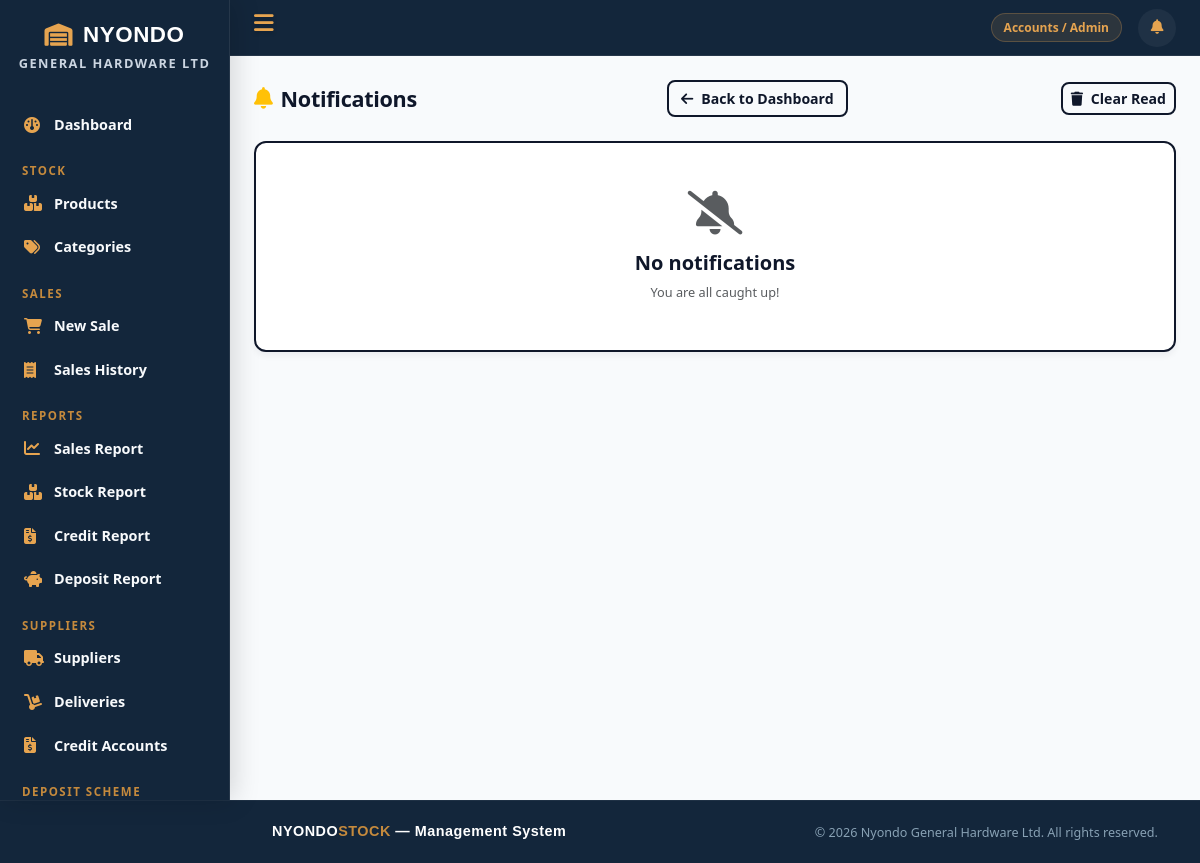
The app's page /notifications/ (signed in), older data.
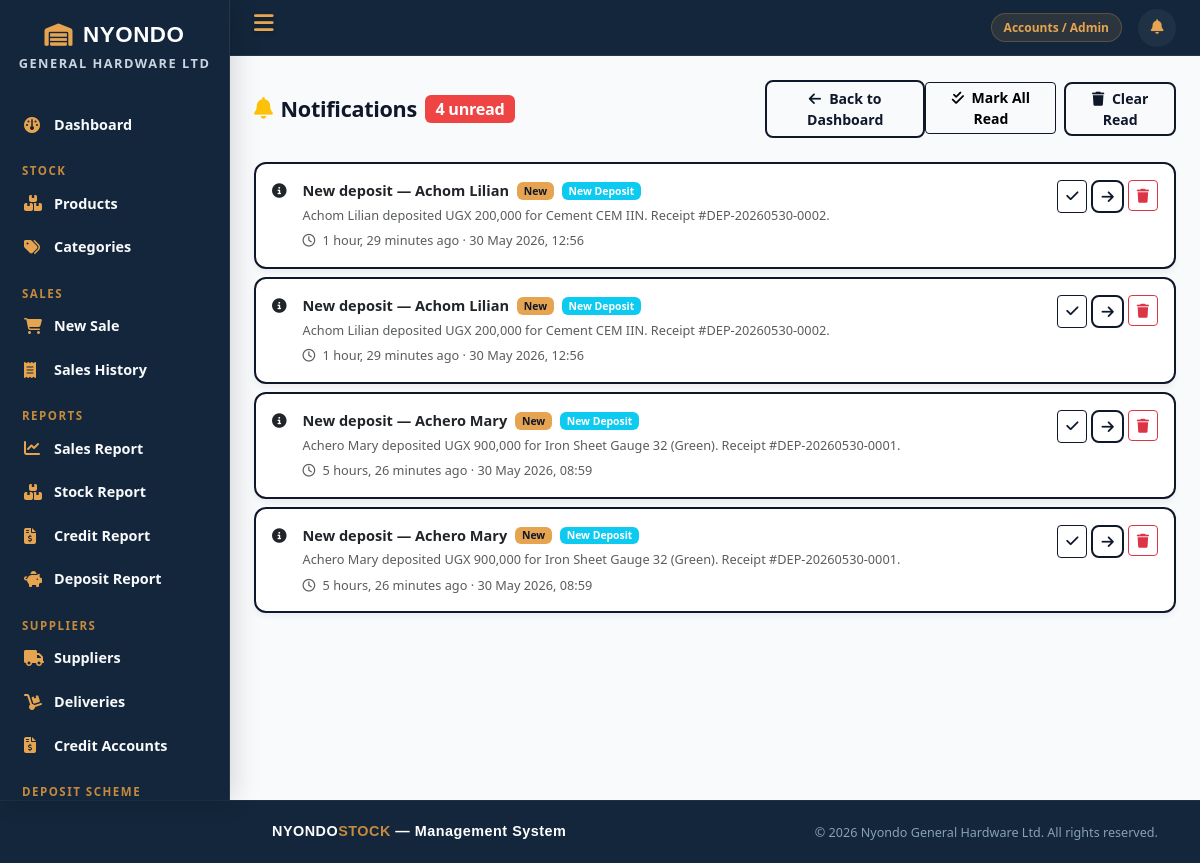
The same page, newer data.
### accounts/models.py (models this page shows, shortened)
class UserProfile(models.Model):
    ROLE_CHOICES = [
        ('sales_attendant', 'Sales Attendant'),
        ('store_manager', 'Store Manager'),
        ('admin', 'Accounts / Admin'),
    ]
    user = models.OneToOneField(User, on_delete=models.CASCADE, related_name='profile')
    role = models.CharField(max_length=20, choices=ROLE_CHOICES)
    phone = models.CharField(max_length=15)

### notifications/models.py (models this page shows, shortened)
class Notification(models.Model):
    CATEGORY_CHOICES = [
        ('low_stock', 'Low Stock'),
        ('overdue_credit', 'Overdue Supplier Credit'),
        ('deposit_ready', 'Deposit Ready for Pickup'),
        ('new_sale', 'New Sale'),
        ('new_delivery', 'New Delivery'),
        ('credit_payment', 'Credit Payment Made'),
        ('new_deposit', 'New Deposit'),
    ]
    LEVEL_CHOICES = [
        ('info', 'Info'),
        ('warning', 'Warning'),
        ('danger', 'Danger'),
        ('success', 'Success'),
    ]
    TARGET_ROLE_CHOICES = [
        ('all', 'All Staff'),
        ('admin', 'Accounts / Admin'),
        ('store_manager', 'Store Manager'),
        ('sales_attendant', 'Sales Attendant'),
    ]
    recipient = models.ForeignKey(
        User,
        on_delete=models.CASCADE,
        related_name='notifications',
        null=True,
        blank=True,
        help_text='Leave blank to target by role instead'
    )
    target_role = models.CharField(
        max_length=20,
        choices=TARGET_ROLE_CHOICES,
        default='all',
        help_text='Used when recipient is blank'
    )
    category = models.CharField(max_length=20, choices=CATEGORY_CHOICES)
    level = models.CharField(max_length=10, choices=LEVEL_CHOICES, default='info')
    title = models.CharField(max_length=200)
    message = models.TextField()
    link = models.CharField(max_length=200, blank=True)
    is_read = models.BooleanField(default=False)
    created_at = models.DateTimeField(auto_now_add=True)
    class Meta:
        ordering = ['-created_at']
    @classmethod
    def for_user(cls, user):
        from accounts.models import UserProfile
        try:
            role = user.profile.role
        except UserProfile.DoesNotExist:
            role = None
        return cls.objects.filter(
            models.Q(recipient=user) |
            models.Q(target_role='all') |
            models.Q(target_role=role)
        ).order_by('-created_at')
    @classmethod
    def unread_count(cls, user):
        return cls.for_user(user).filter(is_read=False).count()

### notifications/views.py (the view)
# urls.py: path('', views.notification_list, name='notification_list'),
@login_required
def notification_list(request):
    notifications = Notification.for_user(request.user)
    unread_count = Notification.unread_count(request.user)
    return render(request, 'notifications/notification_list.html', {
        'notifications': notifications,
        'unread_count': unread_count,
    })

### sales/models.py (called while the page is built)
    @property
    def item_count(self):
        return self.cart_items.count()

### templates/notifications/notification_list.html (shortened to what this page needs)
{% extends 'base.html' %}
{% block content %}
<div class="d-flex justify-content-between align-items-center mb-4">
   <div style="display: inline-flex;">
    <h4 class="fw-bold mb-0">
        <i class="fa-solid fa-bell me-2 text-warning"></i>
        Notifications
        {% if unread_count > 0 %}
        <span class="badge bg-danger ms-2">{{ unread_count }} unread</span>
        {% endif %}
    </h4>
    <a href="{% url 'dashboard' %}" class="btn btn-outline-secondary" style="margin-left: 250px;">
        <i class="fa-solid fa-arrow-left me-2"></i>Back to Dashboard
    </a>
    </div>
    <div class="d-flex gap-2">
        {% if unread_count > 0 %}
        <form method="post" action="{% url 'mark_all_read' %}">
            <button class="btn btn-outline-primary btn-sm" style="color: black;">
                <i class="fa-solid fa-check-double me-1"></i> Mark All Read
            </button>
        </form>
        {% endif %}
        <form method="post" action="{% url 'clear_read_notifications' %}">
            <button class="btn btn-outline-secondary btn-sm">
                <i class="fa-solid fa-trash me-1"></i> Clear Read
            </button>
        </form>
    </div>
</div>
{% if notifications %}
<div class="d-flex flex-column gap-2">
    {% for notif in notifications %}
    <div class="card notif-card-{{ notif.level }}
                {% if not notif.is_read %}notif-card-unread{% endif %}">
        <div class="card-body py-3">
            <div class="d-flex justify-content-between align-items-start">
                <div class="d-flex align-items-start gap-3 flex-grow-1">
                    <div class="notif-icon notif-icon-{{ notif.level }}">
                        <i class="fa-solid
                            {% if notif.level == 'danger' %}fa-circle-exclamation
                            {% elif notif.level == 'warning' %}fa-triangle-exclamation
                            {% elif notif.level == 'success' %}fa-circle-check
                            {% else %}fa-circle-info{% endif %}"></i>
                    </div>
                    <div class="flex-grow-1">
                        <div class="d-flex align-items-center gap-2 mb-1">
                            <span class="fw-semibold">{{ notif.title }}</span>
                            {% if not notif.is_read %}
                            <span class="badge bg-warning text-dark"
                                  style="font-size:0.65rem;">New</span>
                            {% endif %}
                            <span class="badge
                                {% if notif.level == 'danger' %}bg-danger
                                {% elif notif.level == 'warning' %}bg-warning text-dark
                                {% elif notif.level == 'success' %}bg-success
                                {% else %}bg-info{% endif %}"
                                  style="font-size:0.65rem;">
                                {{ notif.get_category_display }}
                            </span>
                        </div>
                        <p class="mb-1 text-muted small">{{ notif.message }}</p>
                        <small class="text-muted">
                            <i class="fa-regular fa-clock me-1"></i>
                            {{ notif.created_at|timesince }} ago
                            · {{ notif.created_at|date:"d M Y, H:i" }}
                        </small>
                    </div>
                </div>
                <div class="d-flex gap-1 ms-3 flex-shrink-0">
                    {% if not notif.is_read %}
                    <a href="{% url 'notification_read' notif.pk %}"
                       class="btn btn-sm btn-outline-primary"
                       title="Mark as read">
                        <i class="fa-solid fa-check"></i>
                    </a>
                    {% endif %}
                    {% if notif.link %}
                    <a href="{{ notif.link }}"
                       class="btn btn-sm btn-outline-secondary"
                       title="Go to">
                        <i class="fa-solid fa-arrow-right"></i>
                    </a>
                    {% endif %}
                    <form method="post"
                          action="{% url 'notification_delete' notif.pk %}">
                        <button class="btn btn-sm btn-outline-danger"
                                title="Delete">
                            <i class="fa-solid fa-trash"></i>
                        </button>
                    </form>
                </div>
            </div>
        </div>
    </div>
    {% endfor %}
</div>
{% else %}
<div class="card">
    <div class="card-body text-center py-5 text-muted">
        <i class="fa-solid fa-bell-slash fa-3x mb-3 d-block"></i>
        <h5>No notifications</h5>
        <p class="mb-0 small">You are all caught up!</p>
    </div>
</div>
{% endif %}
{% endblock %}

### templates/base.html (shortened to what this page needs)
{% load static %}
<!doctype html>
<html lang="en">
<head>
    <link href="https://cdn.jsdelivr.net/npm/bootstrap@5.3.0/dist/css/bootstrap.min.css" rel="stylesheet"/>
    <link href="https://cdnjs.cloudflare.com/ajax/libs/font-awesome/6.4.0/css/all.min.css" rel="stylesheet"/>
    <link href="{% static 'css/main.css' %}" rel="stylesheet"/>
</head>
<body>
{% if request.user.is_authenticated %}
    <div class="wrapper">
        <nav id="sidebar">
            <div class="auth-logo" style="font-size: 1.4rem;">
        <i class="fa-solid fa-warehouse"></i> NYONDO
    </div>
    <p class="auth-subtitle" style="font-size: 0.8rem;">General Hardware Ltd</p>
            <ul class="sidebar-menu">
                <li>
                    <a href="{% url 'dashboard' %}"
                       class="{% if request.resolver_match.url_name == 'dashboard' %}active{% endif %}">
                        <i class="fa-solid fa-gauge"></i>
                        Dashboard
                    </a>
                </li>
                <li class="menu-label">Stock</li>
                <li>
                    <a href="{% url 'product_list' %}"
                       class="{% if 'product' in request.resolver_match.url_name %}active{% endif %}">
                        <i class="fa-solid fa-boxes-stacked"></i>
                        Products
                    </a>
                </li>
                {% if request.user.profile.role in 'store_manager,admin' %}
                <li>
                    <a href="{% url 'category_list' %}"
                       class="{% if 'category' in request.resolver_match.url_name %}active{% endif %}">
                        <i class="fa-solid fa-tags"></i>
                        Categories
                    </a>
                </li>
                {% endif %}
                <li class="menu-label">Sales</li>
                <li>
                    <a href="{% url 'cart' %}"
                       class="{% if 'cart' in request.resolver_match.url_name %}active{% endif %}">
                        <i class="fa-solid fa-cart-shopping"></i>
                        New Sale
                    </a>
                </li>
                <li>
                    <a href="{% url 'sales_list' %}"
                       class="{% if request.resolver_match.url_name == 'sales_list' %}active{% endif %}">
                        <i class="fa-solid fa-receipt"></i>
                        Sales History
                    </a>
                </li>
                {% if request.user.profile.role in 'store_manager,admin' %}
                <li class="menu-label">Reports</li>
                <li>
                    <a href="{% url 'sales_report' %}"
                       class="{% if request.resolver_match.url_name == 'sales_report' %}active{% endif %}">
                        <i class="fa-solid fa-chart-line"></i>
                        Sales Report
                    </a>
                </li>
                <li>
                    <a href="{% url 'stock_report' %}"
                       class="{% if request.resolver_match.url_name == 'stock_report' %}active{% endif %}">
                        <i class="fa-solid fa-boxes-stacked"></i>
                        Stock Report
                    </a>
                </li>
                {% endif %}
                {% if request.user.profile.role == 'admin' %}
                <li>
                    <a href="{% url 'credit_report' %}"
                       class="{% if request.resolver_match.url_name == 'credit_report' %}active{% endif %}">
                        <i class="fa-solid fa-file-invoice-dollar"></i>
                        Credit Report
                    </a>
                </li>
                {% endif %}
                {% if request.user.profile.role == 'admin' or request.user.profile.role == 'sales_attendant' %}
                <li>
                    <a href="{% url 'deposit_report' %}"
                       class="{% if request.resolver_match.url_name == 'deposit_report' %}active{% endif %}">
                        <i class="fa-solid fa-piggy-bank"></i>
                        Deposit Report
                    </a>
                </li>
                {% endif %}
                {% if request.user.profile.role in 'store_manager,admin' %}
                <li class="menu-label">Suppliers</li>
                <li>
                    <a href="{% url 'supplier_list' %}"
                       class="{% if 'supplier' in request.resolver_match.url_name %}active{% endif %}">
                        <i class="fa-solid fa-truck"></i>
                        Suppliers
                    </a>
                </li>
                <li>
                    <a href="{% url 'delivery_list' %}"
                       class="{% if 'delivery' in request.resolver_match.url_name %}active{% endif %}">
                        <i class="fa-solid fa-dolly"></i>
                        Deliveries
                    </a>
                </li>
                {% endif %}
                {% if request.user.profile.role == 'admin' %}
                <li>
                    <a href="{% url 'credit_list' %}"
                       class="{% if 'credit' in request.resolver_match.url_name %}active{% endif %}">
                        <i class="fa-solid fa-file-invoice-dollar"></i>
                        Credit Accounts
                    </a>
                </li>
                {% endif %}
                {% if request.user.profile.role == 'admin' or request.user.profile.role == 'sales_attendant' %}
                <li class="menu-label">Deposit Scheme</li>
                {% endif %}
            </ul>
        </nav>
        <div id="content">
            <nav class="topbar">
                <label for="nav-tog" class="toggle-btn" title="Toggle sidebar">
                    <i class="fa-solid fa-bars"></i>
                </label>
                <div class="topbar-right">
                    <span class="badge-role">
                        {{ request.user.profile.get_role_display }}
                    </span>
                    <div class="notif-wrapper">
                        <a href="{% url 'notification_list' %}"
                           class="notif-bell {% if notif_unread_count > 0 %}has-unread{% endif %}"
                           title="Notifications">
                            <i class="fa-solid fa-bell"></i>
                        </a>
                    </div>
                </div>
            </nav>
            <div class="page-content">
                {% block content %}{% endblock %}
            </div>
        </div>
    </div>
{% endif %}
<footer class="footer-custom mt-auto">
  <div class="container">
    <div class="row align-items-center">
      <div class="col-md-6 text-center text-md-start mb-2 mb-md-0">
        <div class="footer-brand" style="margin-left: 230px;">
          NYONDO<span>STOCK</span> — Management System
        </div>
      </div>
      <div class="col-md-6 text-center text-md-end">
        <span class="small">&copy; {% now "Y" %} Nyondo General Hardware Ltd. All rights reserved.</span>
      </div>
    </div>
  </div>
</footer>
</body>
</html>

Row changes from the older to the newer data that the page shows:
added Notification: title "New deposit — Achom Lilian", is_read "New", category "New Deposit", message "Achom Lilian deposited UGX 200,000 for Cement CEM IIN. Receipt #DEP-20260530-0002.", created_at "1 hour, 29 minutes", created_at "30 May 2026, 12:56"
added Notification: title "New deposit — Achom Lilian", is_read "New", category "New Deposit", message "Achom Lilian deposited UGX 200,000 for Cement CEM IIN. Receipt #DEP-20260530-0002.", created_at "1 hour, 29 minutes", created_at "30 May 2026, 12:56"
added Notification: title "New deposit — Achero Mary", is_read "New", category "New Deposit", message "Achero Mary deposited UGX 900,000 for Iron Sheet Gauge 32 (Green). Receipt #DEP-20260530-0001.", created_at "5 hours, 26 minutes", created_at "30 May 2026, 08:59"
added Notification: title "New deposit — Achero Mary", is_read "New", category "New Deposit", message "Achero Mary deposited UGX 900,000 for Iron Sheet Gauge 32 (Green). Receipt #DEP-20260530-0001.", created_at "5 hours, 26 minutes", created_at "30 May 2026, 08:59"
Text that changed along with them:
{{ unread_count }}: (not shown) → "4"
text no longer shown: "No notifications You are all caught up!"
text now shown: "unread Mark All Read"
